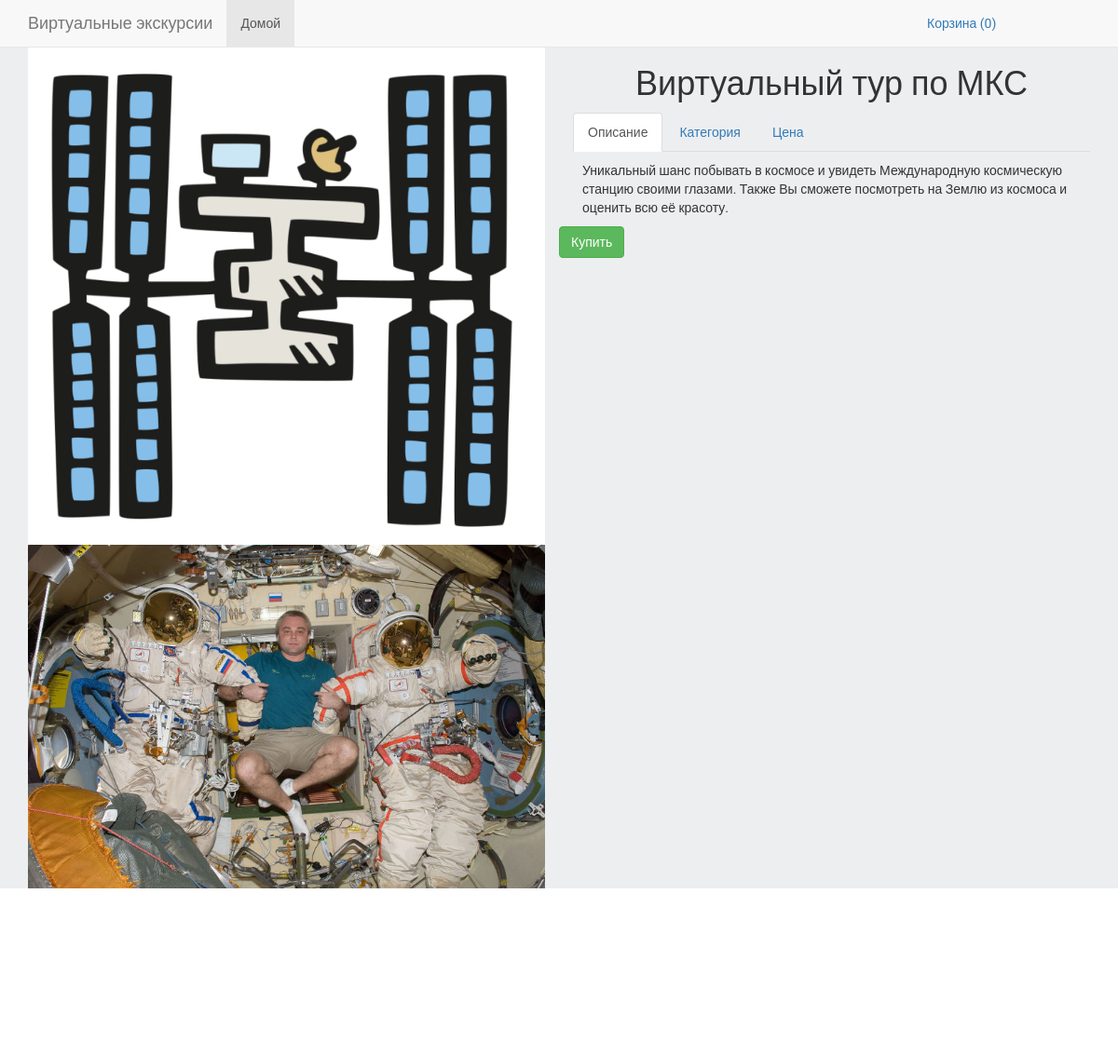
The page /excursion/4/ on the database its author committed.
### excursions/models.py (models this page shows, shortened)
class ExcursionImage(models.Model):
    excursion = models.ForeignKey(Excursion, blank=True, null=True, default=None, on_delete=models.CASCADE)
    image = models.ImageField(upload_to='excursion_images/')
    is_main = models.BooleanField(default=False)
    is_active = models.BooleanField(default=True)
    created = models.DateTimeField(auto_now_add=True, auto_now=False)
    updated = models.DateTimeField(auto_now_add=False, auto_now=True)
    class Meta:
        verbose_name = 'Фотография'
        verbose_name_plural = 'Фотографии'

class Excursion(models.Model):
    name = models.CharField(max_length=64, blank=True, null=True, default=None)
    price = models.DecimalField(max_digits=10, decimal_places=2, default=0)
    discount = models.IntegerField(default=0)
    category = models.ForeignKey(ExcursionCategory, blank=True, null=True, default=None, on_delete=models.CASCADE)
    description = models.TextField(blank=True, null=True, default=None)
    is_active = models.BooleanField(default=True)
    created = models.DateTimeField(auto_now_add=True, auto_now=False)
    updated = models.DateTimeField(auto_now_add=False, auto_now=True)
    class Meta:
        verbose_name = 'Экскурсия'
        verbose_name_plural = 'Экскурсии'

### excursions/views.py (the view)
# urls.py: url(r'^excursion/(?P<excursion_id>\w+)/$', views.excursion, name='excursion')
def excursion(request, excursion_id):
    excursion =  Excursion.objects.get(id=excursion_id)
    session_key = request.session.session_key
    if not session_key:
        request.session.cycle_key()
    print(request.session.session_key)
    return render(request, 'excursions/excursion.html', locals())

### excursions/models.py (called while the page is built)
    def __str__(self):
        return "%s" % self.name

### purchases/context_processors.py (called while the page is built)
def getting_basket_info(request):
    session_key = request.session.session_key
    if not session_key:
        request.session.cycle_key()
    print(request.session.session_key)
    excursions_total_nmb = ExcursionInBasket.objects.filter(session_key=session_key, is_active= True).count()
    return locals()

### templates/excursions/excursion.html (shortened to what this page needs)
{% extends 'base.html' %}
{% load static %}
{% block content %}
    <div class="container">
        <div class="row">
            <div class="col-lg-6">
                {% for image_item in excursion.excursionimage_set.all %}
                    <img src="{{ image_item.image.url }}" class="img-responsive">
                {% endfor %}
            </div>
            <div  class="col-lg-6">
                <h1 class="text-center">
                    {{ excursion.name }}
                </h1>
                      <ul class="nav nav-tabs" role="tablist">
                        <li role="presentation" class="active">
                            <a href="#description" aria-controls="home" role="tab" data-toggle="tab">
                                Описание
                            </a>
                        </li>
                        <li role="presentation">
                            <a href="#category" aria-controls="profile" role="tab" data-toggle="tab">
                                Категория
                            </a>
                        </li>
                        <li role="presentation"><a href="#price" aria-controls="messages" role="tab" data-toggle="tab">Цена</a></li>
                      </ul>
                      <div class="tab-content product-description-tabs">
                        <div role="tabpanel" class="tab-pane active" id="description">
                            {{ excursion.description }}
                        </div>
                      </div>
            </div>
                <form id="form_buying_excursion" class="form-inline" action="{% url 'basket_adding' %}"> {% csrf_token %}
                    <div class="item_btn">
                        <button class="btn btn-success btn-by" id="submit_btn"
                        data-excursion-id="{{ excursion.id }}"
                        data-price="{{ excursion.price }}"
                        data-name="{{ excursion.name }}">
                            Купить
                        </button>
                    </div>
                </form>
        </div>
    </div>
{% endblock content %}

### static/style.css (style rules this page uses)
html, body,title { height: 100%; max-height: 100%; font-family: Roboto, sans-serif; background-color: #edeef0; }
.product-description-tabs { padding: 10px; }

### rows shown on the page
ExcursionImage: image (picture)
ExcursionImage: image (picture)
Excursion: name "Виртуальный тур по МКС", description "Уникальный шанс побывать в космосе и увидеть Международную космическую станцию своими глазами. Также Вы сможете посмотреть на Землю из космоса и оценить всю её красоту."
